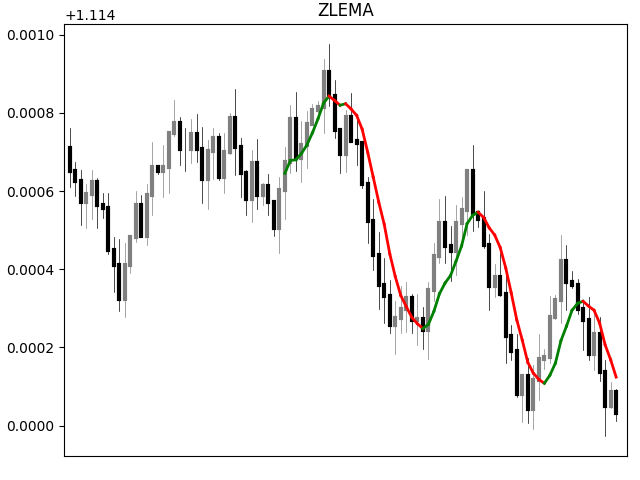

The Python source for this figure:
import matplotlib
matplotlib.use('TkAgg')
import matplotlib.pyplot as plt
from datetime import datetime,timedelta
import numpy as np
import pandas as pd
import random
import indicator as indi

class ZLEMA:
    def __init__(self):
        self.n=100
        self.fig=plt.figure()
        self.title='ZLEMA'
        self.calc_type='dict'   #'dict' or 'pandas'
        self.indi=indi

    def set_variables(self):
        variables=['time','open','high','low','close']
        var={i:[] for i in variables}
        return var

    def print_data(self,var):
        print(len(var['time']),var['time'][-1],f"O:{var['open'][-1]:.5f}",f"H:{var['high'][-1]:.5f}"
              f"L:{var['low'][-1]:.5f}",f"C:{var['close'][-1]:.5f}")

    def get_data(self,var):
        for i in range(self.n):
            t=(datetime.now()+timedelta(minutes=i)).strftime('%d-%m-%Y %H:%M:%S')
            var['time'].append(t)

            if len(var['open'])==0:
                var['open'].append(random.uniform(1,1.2))
                up_close=var['open'][-1]*(1+0.0001)
                down_close=var['open'][-1]*(1-0.0001)
                var['close'].append(random.uniform(down_close,up_close))
            else:
                var['open'].append(var['close'][-1])
                up_close=var['open'][-1]*(1+0.0001)
                down_close=var['open'][-1]*(1-0.0001)
                var['close'].append(random.uniform(down_close,up_close))
        
            if var['open'][-1]<var['close'][-1]:
                price1=var['close'][-1]
                price2=var['open'][-1]
            elif var['open'][-1]>var['close'][-1]:
                price1=var['open'][-1]
                price2=var['close'][-1]
            high=random.uniform(price1,price1*(1+0.00007))
            low=random.uniform(price2,price2*(1-0.00007))
            var['high'].append(high)
            var['low'].append(low)

            #ZLEMA:
            if self.calc_type=='dict':
                self.indi.zlema_dict(20,var)

            self.print_data(var)
        
        if self.calc_type=='pandas':
            self.indi.zlema_pandas(20,var)

    def plot_data(self,var):
        self.fig.subplots_adjust(top=0.95,bottom=0.05,right=0.98,left=0.1,hspace=0,wspace=0)
        ax=self.fig.add_gridspec(6,1)
        ax1=self.fig.add_subplot(ax[:,:])

        ax1.clear()
        ax1.set_xticks([])
        ax1.set_title(self.title)
        ax1.set_xlim(-1,self.n+1)
        #ax1.set_ylim(min(var['low']),max(var['high']))

        for i in range(len(var['time'])):
            if var['open'][i]>var['close'][i]:
                ccolor='black'
            elif var['open'][i]<var['close'][i]:
                ccolor='gray'
            else:
                ccolor='gray'
            ax1.plot([var['time'][i]]*2,[var['open'][i],var['close'][i]],c=ccolor,lw=3)
            ax1.plot([var['time'][i]]*2,[var['high'][i],var['low'][i]],c=ccolor,lw=0.5)

        #plot ZLEMA:
        for i in range(len(var['time'])):
            if i>=1:
                if var['zlema20'][i]>var['zlema20'][i-1]:
                    ccolor='g'
                elif var['zlema20'][i]<var['zlema20'][i-1]:
                    ccolor='r'
                else:
                    ccolor='gray'
                ax1.plot([var['time'][i-1],var['time'][i]],[var['zlema20'][i-1],var['zlema20'][i]],c=ccolor,lw=2)

        plt.show()


obj=ZLEMA()
var=obj.set_variables()
obj.get_data(var)
obj.plot_data(var)
